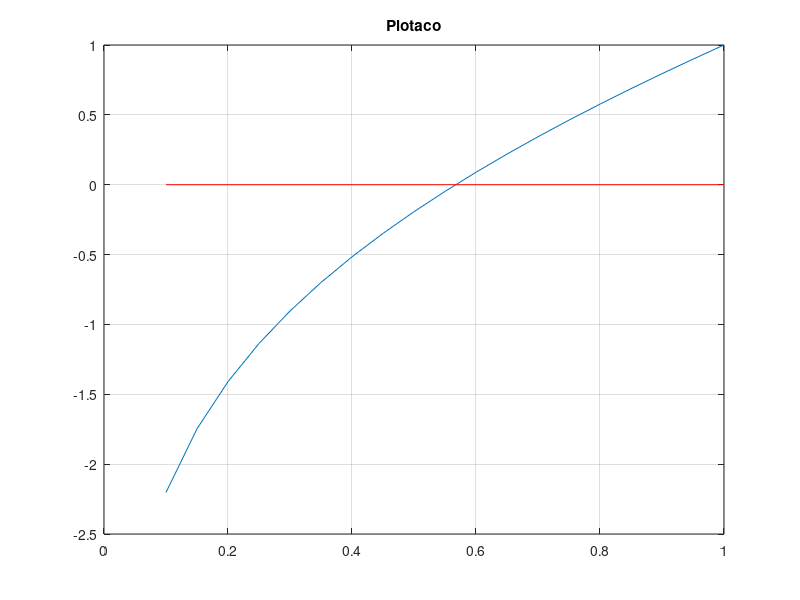

MATLAB code for this plot: (Note: this script raises an error after producing the figure.)
%% Lab 4 | Exercici 4
% Iterative fixed-point methods

%% Apartat a)

% Defining an equation
t = 0.1 : 0.05 : 1; % 0 : 0.05 : 2
f = @(x)    x + log(x);


plot(t, f(t), t, zeros(size(t)), 'r'), grid, title('Plotaco')


% Localization
alpha = fzero(f, 0.5);

%% Apartat c)

g1  = @(x)    -log(x);
dg1 = @(x)    (-1./x);

x0 = 0.5;
tol = 0.0005;
N = 10;

if abs(dg1(x0)) < 1
    [raiz] = newton_fixpoint(f, g1, x0, tol, N);
    tolf = f(iters);
else
    disp('Divergent method')
end    

% % % % % % % 
% METHOD 2  %
% % % % % % % 

g2  = @(x)    exp(-x);
dg2 = @(x)   -exp(-x);

x0 = 0.5;
tol = 0.0005;
N = 10;

if abs(dg2(x0)) < 1
    [raiz, iters] = newton_fixpoint(f, g2, x0, tol, N);
    tolf = f(iters);
else
    disp('Divergent method')
end    



% % % % % % % 
% METHOD 3  %
% % % % % % % 

g3  = @(x)   (x + exp(-x))/2;
dg3 = @(x)   (1 - exp(-x))/2;

x0 = 0.5;
tol = 0.0005;
N = 10;

if abs(dg3(x0)) < 1
    [raiz, iters] = newton_fixpoint(f, g3, x0, tol, N);
    tolf = f(iters);
else
    disp('Divergent method')
end    


% CONVERGENCY

y = ones(size(t));

plot(t, f(t), t, dg1(t), t, dg2(t), t, dg3(t), alpha, 0, 'rs', alpha, dg1(alpha), 'rs', alpha, dg3(alpha), 'rs', t, y, 'c', t, -y, 'c'), grid, title('Ex 4');
legend('Equation', 'Method 1', 'Method 2', 'Method 3', 'Location', 'BEST' );




